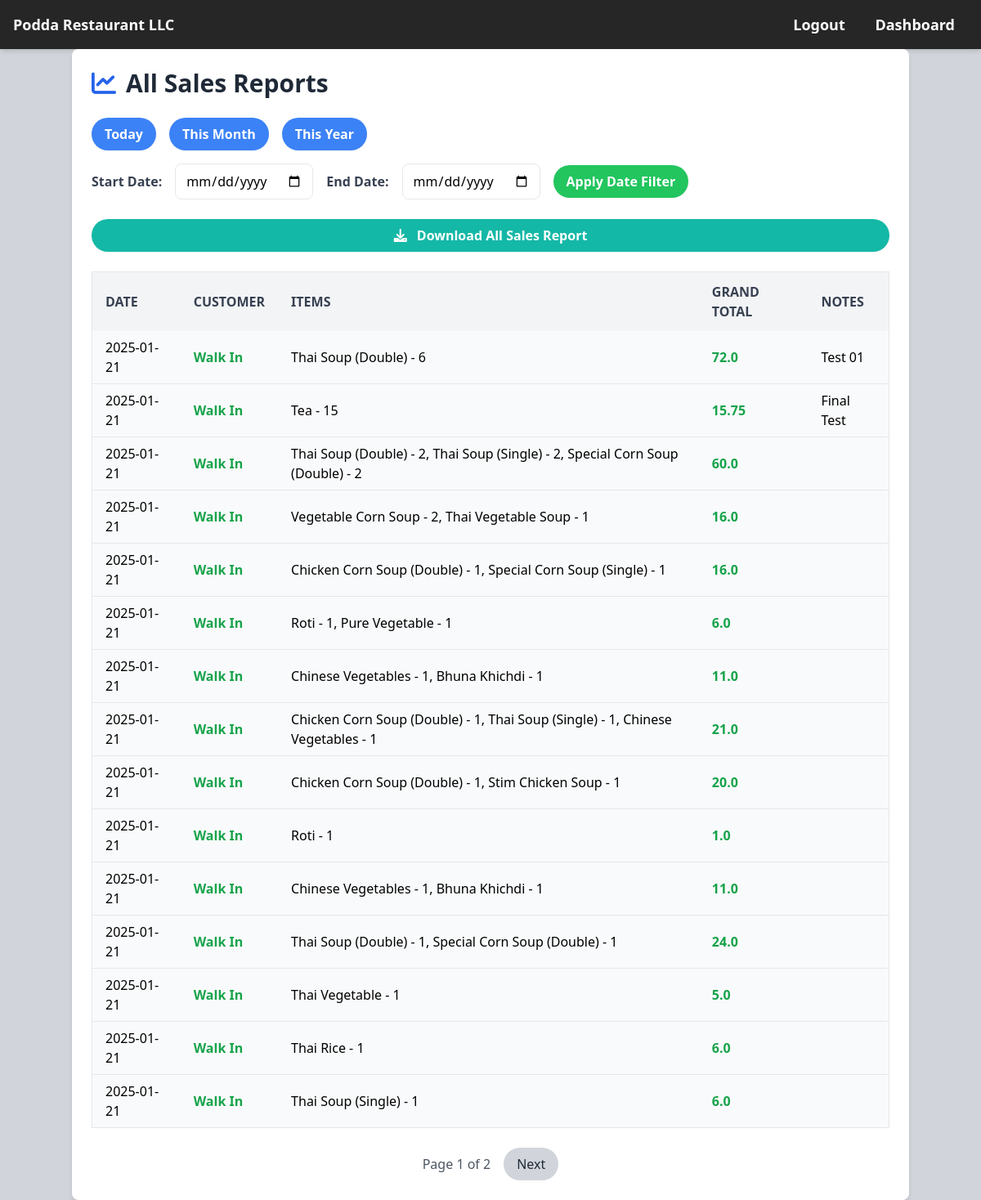
The page /all-sales-reports (signed in) on the database its author committed.
### models.py (models this page shows)
class Sale(db.Model):
    __tablename__ = 'sales'
    id = db.Column(db.Integer, primary_key=True, autoincrement=True)
    invoice_number = db.Column(
        db.String(50),
        nullable=False,
        unique=True,
        default=lambda: str(uuid.uuid4())
    )  # Unique Invoice Number
    date = db.Column(db.String(50), nullable=False)
    time = db.Column(db.String(50), nullable=False)
    items = db.Column(db.Text, nullable=False)  # Store items as JSON
    subtotal = db.Column(db.Float, nullable=False)
    tax = db.Column(db.Float, nullable=False)
    grand_total = db.Column(db.Float, nullable=False)
    discount = db.Column(db.Float, nullable=True, default=0.0)
    notes = db.Column(db.String(255), nullable=True, default='')
    server = db.Column(db.String(100), nullable=False)
    customer_id = db.Column(db.Integer, db.ForeignKey('customer.id'), nullable=True)
    payment_method = db.Column(db.String(50), nullable=False)
    customer = db.relationship('Customer', back_populates='sales')

### billing.py (the view, shortened to what this page needs)
@billing_bp.route("/all-sales-reports", methods=['GET', 'POST'])
@login_required
def all_sales_reports():
    if current_user.role not in ['admin', 'manager']:
        return redirect(url_for('auth.dashboard'))
    page = request.args.get('page', 1, type=int)
    per_page = 15
    range_type = request.form.get('range_type', 'all')
    start_date = request.form.get('start_date')
    end_date = request.form.get('end_date')
    today = datetime.now().date()
    if range_type == 'today':
        start_date, end_date = today, today
    elif range_type == 'month':
        start_date, end_date = today.replace(day=1), today
    elif range_type == 'year':
        start_date, end_date = today.replace(month=1, day=1), today
    else:
        start_date, end_date = None, None
    sales_query = Sale.query
    group_sales_query = GroupSale.query
    if start_date and end_date:
        sales_query = sales_query.filter(Sale.date.between(start_date, end_date))
        group_sales_query = group_sales_query.filter(GroupSale.date.between(start_date, end_date))
    sales = sales_query.order_by(Sale.date.desc()).paginate(page=page, per_page=per_page, error_out=False)
    group_sales = group_sales_query.order_by(GroupSale.date.desc()).paginate(page=page, per_page=per_page, error_out=False)
    return render_template(
        'All_sales.html',
        sales=sales,
        group_sales=group_sales,
        start_date=start_date,
        end_date=end_date,
        range_type=range_type
    )

### billing.py (called while the page is built)
def fromjson_filter(s):
    try:
        return json.loads(s)
    except (ValueError, TypeError):
        return {}

### templates/All_sales.html (shortened to what this page needs)
{% extends "base.html" %} {% block content %}
<div class="container mx-auto p-6 bg-white rounded-lg shadow-md">
  <h2 class="text-3xl font-bold text-gray-800 mb-6 flex items-center">
    <i class="fas fa-chart-line text-blue-600 mr-3"></i> All Sales Reports
  </h2>
  <form
    method="POST"
    action="{{ url_for('billing.all_sales_reports') }}"
    class="mb-6"
  >
    <div class="flex flex-wrap items-center space-x-4 mb-4">
      <button
        type="button"
        class="predefined-btn px-4 py-2 bg-blue-500 text-white rounded-full font-semibold shadow-sm hover:bg-blue-600"
        data-range="today"
      >
        Today
      </button>
      <button
        type="button"
        class="predefined-btn px-4 py-2 bg-blue-500 text-white rounded-full font-semibold shadow-sm hover:bg-blue-600"
        data-range="month"
      >
        This Month
      </button>
      <button
        type="button"
        class="predefined-btn px-4 py-2 bg-blue-500 text-white rounded-full font-semibold shadow-sm hover:bg-blue-600"
        data-range="year"
      >
        This Year
      </button>
    </div>
    <div class="flex items-center space-x-4 mb-6">
      <label for="start_date" class="text-gray-700 font-semibold"
        >Start Date:</label
      >
      <input
        type="date"
        id="start_date"
        name="start_date"
        value="{{ start_date if start_date else '' }}"
        class="border px-3 py-2 rounded-lg focus:border-blue-500 focus:ring focus:ring-blue-200"
      />
      <label for="end_date" class="text-gray-700 font-semibold"
        >End Date:</label
      >
      <input
        type="date"
        id="end_date"
        name="end_date"
        value="{{ end_date if end_date else '' }}"
        class="border px-3 py-2 rounded-lg focus:border-blue-500 focus:ring focus:ring-blue-200"
      />
      <button
        type="submit"
        class="px-4 py-2 bg-green-500 text-white font-semibold rounded-full shadow-sm hover:bg-green-600"
      >
        Apply Date Filter
      </button>
    </div>
  </form>
  <form
    method="GET"
    action="{{ url_for('billing.download_all_sales') }}"
    id="download-form"
    class="mb-6"
  >
    <button
      type="submit"
      class="w-full bg-teal-500 text-white font-semibold py-2 rounded-full shadow-sm hover:bg-teal-600"
    >
      <i class="fas fa-download mr-2"></i> Download All Sales Report
    </button>
  </form>
  <div class="overflow-x-auto">
    <table
      class="w-full bg-gray-50 rounded-lg border border-gray-200 shadow-sm"
    >
      <thead class="bg-gray-100 text-gray-700">
        <tr>
          <th class="px-4 py-3 font-semibold uppercase text-left">Date</th>
          <th class="px-4 py-3 font-semibold uppercase text-left">Customer</th>
          <th class="px-4 py-3 font-semibold uppercase text-left">Items</th>
          <th class="px-4 py-3 font-semibold uppercase text-left">
            Grand Total
          </th>
          <th class="px-4 py-3 font-semibold uppercase text-left">Notes</th>
        </tr>
      </thead>
      <tbody>
        {% for sale in sales.items %}
        <tr class="border-b border-gray-200 hover:bg-gray-100">
          <td class="px-4 py-2">{{ sale.date }}</td>
          <td class="px-4 py-2 font-bold text-green-600">
            {{ sale.customer.name if sale.customer else 'Walk In' }}
          </td>
          <td class="px-4 py-2">
            {% set item_counts = {} %} {% for item in sale.items | fromjson %}
            {% set item_name = item['name'] %} {% set quantity = item.get('qty',
            1) %} {% if item_name in item_counts %} {% set item_counts =
            item_counts.update({item_name: item_counts[item_name] + quantity})
            %} {% else %} {% set item_counts = item_counts.update({item_name:
            quantity}) %} {% endif %} {% endfor %} {% for name, qty in
            item_counts.items() %} {{ name }} - {{ qty }}{% if not loop.last %},
            {% endif %} {% endfor %}
          </td>
          <td class="px-4 py-2 font-bold text-green-600">
            {{ sale.grand_total }}
          </td>
          <td class="px-4 py-2">{{ sale.notes }}</td>
        </tr>
        {% endfor %}
      </tbody>
    </table>
  </div>
  <div class="flex justify-center items-center mt-6 space-x-4">
    <span class="text-gray-600"
      >Page {{ sales.page }} of {{ sales.pages }}</span
    >
    {% if sales.has_next %}
    <a
      href="{{ url_for('billing.all_sales_reports', page=sales.next_num) }}"
      class="px-4 py-2 bg-gray-300 text-gray-800 rounded-full hover:bg-gray-400"
    >
      Next
    </a>
    {% endif %}
  </div>
</div>
{% endblock %}

### templates/base.html (shortened to what this page needs)
<!DOCTYPE html>
<html lang="en" class="h-full w-full">
  <head>
    <link
      rel="stylesheet"
      href="{{ url_for('static', filename='css/output.css') }}"
    />
    <link
      rel="stylesheet"
      href="https://cdnjs.cloudflare.com/ajax/libs/font-awesome/6.0.0/css/all.min.css"
    />
  </head>
  <body class="bg-gray-300 h-full w-full m-0 p-0">
    <nav class="bg-neutral-800 w-full shadow-md">
      <div
        class="max-w-screen-xl mx-auto px-4 py-4 flex justify-between items-center"
      >
        {% if current_user.is_authenticated %}
        <a
          href="{{ url_for('auth.dashboard') }}"
          class="text-white font-bold text-lg"
        >
          Podda Restaurant LLC
        </a>
        {% else %}
        <a href="/" class="text-white font-bold text-lg">
          Podda Restaurant LLC
        </a>
        {% endif %}
        <div>
          {% if current_user.is_authenticated %}
          <a
            href="{{ url_for('auth.logout') }}"
            class="text-white px-4 font-bold text-lg"
          >
            Logout
          </a>
          <a
            href="{{ url_for('auth.dashboard') }}"
            class="text-white px-4 font-bold text-lg"
          >
            Dashboard
          </a>
          {% endif %}
        </div>
      </div>
    </nav>
    <main class="w-full min-h-screen">
      {% block content %}{% endblock %}
    </main>
  </body>
</html>

### rows shown on the page
Sale: date "2025-01-21", customer "Walk In", name "Thai Soup (Double)", qty "6", grand_total "72.0", notes "Test 01"
Sale: date "2025-01-21", customer "Walk In", name "Tea", qty "15", grand_total "15.75", notes "Final Test"
Sale: date "2025-01-21", customer "Walk In", name "Thai Soup (Double)" "Thai Soup (Single)" "Special Corn Soup (Double)", qty "2" "2" "2", grand_total "60.0"
Sale: date "2025-01-21", customer "Walk In", name "Vegetable Corn Soup" "Thai Vegetable Soup", qty "2" "1", grand_total "16.0"
Sale: date "2025-01-21", customer "Walk In", name "Chicken Corn Soup (Double)" "Special Corn Soup (Single)", qty "1" "1", grand_total "16.0"
Sale: date "2025-01-21", customer "Walk In", name "Roti" "Pure Vegetable", qty "1" "1", grand_total "6.0"
Sale: date "2025-01-21", customer "Walk In", name "Chinese Vegetables" "Bhuna Khichdi", qty "1" "1", grand_total "11.0"
Sale: date "2025-01-21", customer "Walk In", name "Chicken Corn Soup (Double)" "Thai Soup (Single)" "Chinese Vegetables", qty "1" "1" "1", grand_total "21.0"
Sale: date "2025-01-21", customer "Walk In", name "Chicken Corn Soup (Double)" "Stim Chicken Soup", qty "1" "1", grand_total "20.0"
Sale: date "2025-01-21", customer "Walk In", name "Roti", qty "1", grand_total "1.0"
Sale: date "2025-01-21", customer "Walk In", name "Chinese Vegetables" "Bhuna Khichdi", qty "1" "1", grand_total "11.0"
Sale: date "2025-01-21", customer "Walk In", name "Thai Soup (Double)" "Special Corn Soup (Double)", qty "1" "1", grand_total "24.0"
Sale: date "2025-01-21", customer "Walk In", name "Thai Vegetable", qty "1", grand_total "5.0"
Sale: date "2025-01-21", customer "Walk In", name "Thai Rice", qty "1", grand_total "6.0"
Sale: date "2025-01-21", customer "Walk In", name "Thai Soup (Single)", qty "1", grand_total "6.0"

### other values the page prints
{{ sales.page }} "1"
{{ sales.pages }} "2"
